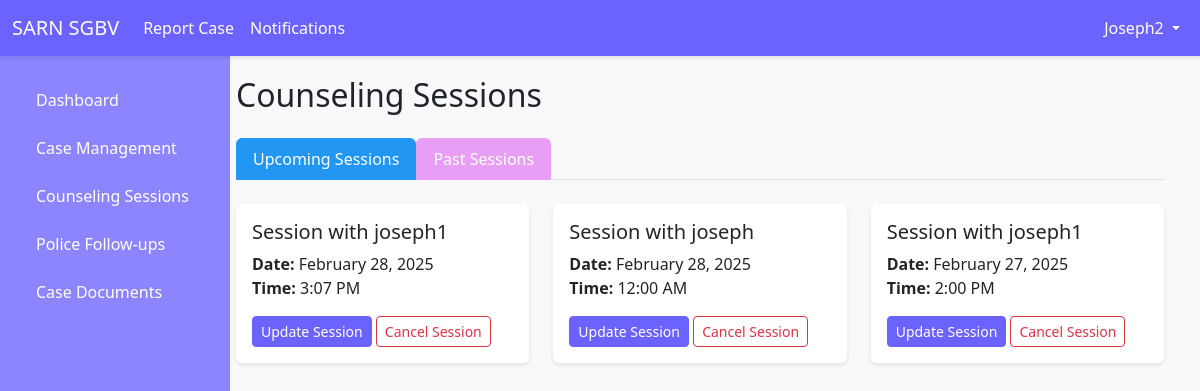
/counseling-sessions/ (signed in), run on the app's committed database.
### users/models.py (models this page shows)
class User(AbstractUser):
    ROLE_CHOICES = [
        ('survivor', 'Survivor'),
        ('officer', 'SGBV Officer'),
        ('law_enforcement', 'Law Enforcement'),
        ('medical_officer', 'Medical Officer'),
    ]
    role = models.CharField(max_length=20, choices=ROLE_CHOICES, default='survivor')
    phone = models.CharField(max_length=15, blank=True, null=True)
    address = models.TextField(blank=True, null=True)
    groups = models.ManyToManyField(Group, related_name="custom_user_groups", blank=True)
    user_permissions = models.ManyToManyField(Permission, related_name="custom_user_permissions", blank=True)

### cases/models.py (models this page shows, shortened)
class CounselingSession(models.Model):
    case = models.ForeignKey(Case, on_delete=models.CASCADE, related_name="counseling_sessions")
    survivor = models.ForeignKey(User, on_delete=models.CASCADE, related_name="counseling_sessions")
    counselor = models.ForeignKey(User, on_delete=models.CASCADE, related_name="sessions_conducted")
    session_date = models.DateTimeField()
    notes = models.TextField(null=True, blank=True)

### cases/views.py (the view)
# urls.py: path('counseling-sessions/', login_required(counseling_sessions), name='counseling_sessions'),
@login_required
def counseling_sessions(request):
    if request.user.role == 'officer':
        sessions = CounselingSession.objects.all().order_by('-session_date')
    elif request.user.role == 'survivor':
        sessions = CounselingSession.objects.filter(survivor=request.user).order_by('-session_date')
    else:
        sessions = []
    paginator = Paginator(sessions, 10)
    page_number = request.GET.get('page')
    page_obj = paginator.get_page(page_number)
    return render(request, 'cases/counseling_sessions.html', {'page_obj': page_obj, 'now' : now()})

### cases/templates/cases/counseling_sessions.html (shortened to what this page needs)
{% extends "base.html" %}
{% block content %}
<div class="container-fluid">
    <h2 class="mb-4">Counseling Sessions</h2>
    <ul class="nav nav-tabs mb-4" id="sessionTab" role="tablist">
        <li class="nav-item">
            <a class="nav-link active" id="counseling-tab" data-bs-toggle="tab" href="#upcoming">
                Upcoming Sessions
            </a>
        </li>
        <li class="nav-item">
            <a class="nav-link" id="court-tab" data-bs-toggle="tab" href="#past">
                Past Sessions
            </a>
        </li>
    </ul>
    <div class="tab-content" id="sessionTabContent">
        <div class="tab-pane fade show active" id="upcoming">
            <div class="row">
                {% for session in page_obj %}
                    {% if session.session_date > now %}
                    <div class="col-md-6 col-lg-4 mb-4">
                        <div class="card">
                            <div class="card-body">
                                <h5 class="card-title">
                                    Session with
                                    {% if request.user.role == 'officer' %}
                                    {{ session.survivor.username }}
                                    {% else %}
                                    {{ session.counselor.username }}
                                    {% endif %}
                                </h5>
                                <p class="card-text">
                                    <strong>Date:</strong> {{ session.session_date|date:"F d, Y" }}<br>
                                    <strong>Time:</strong> {{ session.session_date|date:"g:i A" }}
                                </p>
                                {% if user.role == 'officer' %}
                                <div class="mt-3">
                                    <a href="#" class="btn btn-primary btn-sm">Update Session</a>
                                    <a href="#" class="btn btn-outline-danger btn-sm">Cancel Session</a>
                                </div>
                                {% endif %}
                            </div>
                        </div>
                    </div>
                    {% endif %}
                {% endfor %}
            </div>
        </div>
    </div>
</div>
{% endblock %}

### templates/base.html (shortened to what this page needs)
<!DOCTYPE html>
<html lang="en">
<head>
    <link href="https://cdn.jsdelivr.net/npm/bootstrap@5.3.0/dist/css/bootstrap.min.css" rel="stylesheet">
</head>
<body>
    <nav class="navbar navbar-expand-lg">
        <div class="container-fluid">
            <a class="navbar-brand" href="{% url 'dashboard' %}">SARN SGBV</a>
            <div class="collapse navbar-collapse" id="navbarNav">
                <ul class="navbar-nav me-auto">
                    {% if user.is_authenticated %}
                        <li class="nav-item">
                            <a class="nav-link" href="{% url 'report_case' %}">Report Case</a>
                        </li>
                        <li class="nav-item">
                            <a class="nav-link" href="{% url 'notifications_list' %}">
                                Notifications
                            </a>
                        </li>
                    {% endif %}
                </ul>
                <ul class="navbar-nav">
                    {% if user.is_authenticated %}
                        <li class="nav-item dropdown">
                            <a class="nav-link dropdown-toggle" href="#" id="userDropdown" role="button" data-bs-toggle="dropdown">
                                {{ user.username }}
                            </a>
                        </li>
                    {% else %}
                        <li class="nav-item">
                            <a class="nav-link" href="{% url 'login' %}">Login</a>
                        </li>
                    {% endif %}
                </ul>
            </div>
        </div>
    </nav>
    <div class="container-fluid">
        <div class="row">
            {% if user.is_authenticated %}
            <div class="col-md-3 col-lg-2 d-md-block sidebar collapse">
                <div class="position-sticky">
                    <ul class="nav flex-column">
                        <li class="nav-item">
                            <a class="nav-link" href="{% url 'dashboard' %}">
                                Dashboard
                            </a>
                        </li>
                        {% if user.role in "officer law_enforcement" %}
                        <li class="nav-item">
                            <a class="nav-link" href="{% url 'case_list' %}">
                                Case Management
                            </a>
                        </li>
                        {% endif %}
                        {% if user.role != "law_enforcement" %}
                        <li class="nav-item">
                            <a class="nav-link" href="{% url 'counseling_sessions' %}">
                                Counseling Sessions
                            </a>
                        </li>
                        {% endif %}
                        {% if user.role == "officer" %}
                        <li class="nav-item">
                            <a class="nav-link" href="{% url 'police_followups' %}">
                                Police Follow-ups
                            </a>
                        </li>
                        {% endif %}
                        <li class="nav-item">
                            <a class="nav-link" href="{% url 'case_documents' %}">
                                Case Documents
                            </a>
                        </li>
                    </ul>
                </div>
            </div>
            <main class="col-md-9 ms-sm-auto col-lg-10 px-md-4 main-content">
            {% else %}
            <main class="col-12 px-4 main-content">
            {% endif %}
                {% block content %}
                {% endblock %}
            </main>
        </div>
    </div>
</body>
</html>

### templates/base.html (style rules this page uses)
:root { --primary-color: #6c63ff; --primary-light: #8c85ff; --primary-dark: #5a52cc; --primary-fade: rgba(108, 99, 255, 0.1); }
.navbar { background-color: var(--primary-color); box-shadow: 0 2px 4px rgba(0, 0, 0, 0.1); position: fixed; top: 0; left: 0; right: 0; z-index: 1000; height: 56px; }
.navbar-brand, .nav-link { color: white !important; }
.sidebar { background-color: var(--primary-light); border-right: 1px solid var(--primary-fade); height: calc(100vh - 56px); position: fixed; top: 56px; left: 0; width: 230px; overflow-y: auto; padding: 20px; z-index: 999; }
.sidebar .nav-link { color: #333; padding: 8px 16px; margin: 4px 0; border-radius: 4px; }
.main-content { margin-top: 56px; margin-left: 250px; padding: 20px; background-color: #f8f9fa; min-height: calc(100vh - 56px); }
.btn-primary { background-color: var(--primary-color); border-color: var(--primary-color); }
.card { border: none; box-shadow: 0 2px 4px rgba(0, 0, 0, 0.1); transition: transform 0.2s; }
.nav-tabs .nav-link { color: #04223f; border: 1px solid transparent; margin-bottom: -1px; transition: all 0.3s ease; }
#counseling-tab.nav-link { background-color: #b7c1c9; }
#counseling-tab.nav-link.active { background-color: #2196F3; color: white; border-color: #2196F3; }
#court-tab.nav-link { background-color: #e99ef5; }

### data on the page
User: username "Joseph2"
CounselingSession: survivor.username "joseph1", session_date "February 28, 2025", session_date "3:07 PM"
CounselingSession: survivor.username "joseph", session_date "February 28, 2025", session_date "12:00 AM"
CounselingSession: survivor.username "joseph1", session_date "February 27, 2025", session_date "2:00 PM"
